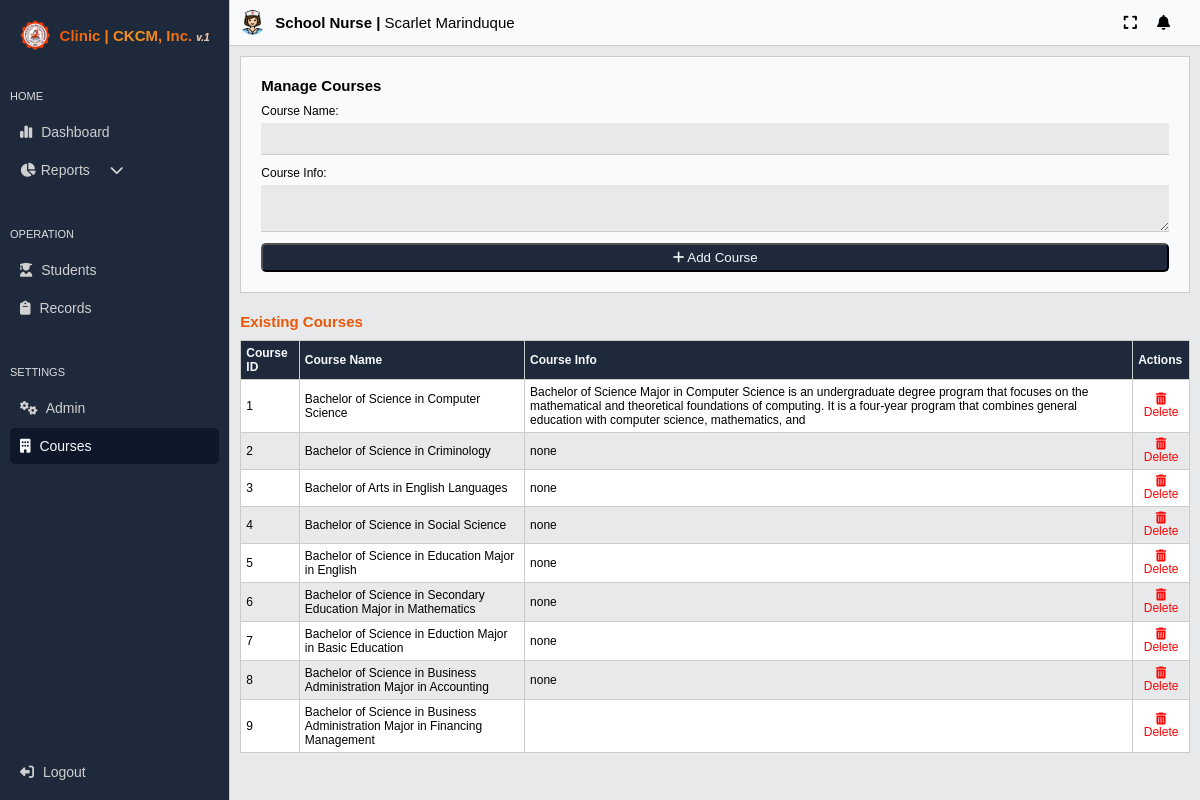
Screenshot of /admin/course_settings.php (signed in) with the database file from the repository.
### tables this page shows
CREATE TABLE `course_tbl` (
  `course_id` int(11) NOT NULL,
  `course_name` varchar(255) NOT NULL,
  `course_info` varchar(255) NOT NULL
);

### admin/course_settings.php (the view, shortened to what this page needs)
<?php
require '../config/db_connect.php';
?>
<!DOCTYPE html>
<html lang="en">
<head>
    <link rel="stylesheet" href="../css/main.css?v=<?php echo time(); ?>">
</head>
<body>
    <?php include 'side_nav.php'; ?>
    <div class="main-content">
        <?php include 'header.php'; ?>
        <div class="content">
            <form method="POST" action="">
                <h2 style="margin-bottom: 10px;">Manage Courses</h2>
                <label for="course_name">Course Name:</label>
                <input type="text" id="course_name" name="course_name" required>
                <br>
                <label for="course_info">Course Info:</label>
                <textarea id="course_info" name="course_info" required></textarea>
                <br>
                <button type="submit" name="add_course"><i class="fa-solid fa-plus"></i> Add Course</button>
            </form>
            <h2 style="margin-top:20px;text-align:left; color:var(--color1)">Existing Courses</h2>
            <table >
                <thead>
                    <tr>
                        <th>Course ID</th>
                        <th>Course Name</th>
                        <th>Course Info</th>
                        <th>Actions</th>
                    </tr>
                </thead>
                <tbody>
                    <?php
                    $result = $conn->query("SELECT `course_id`, `course_name`, `course_info` FROM `course_tbl` WHERE 1");
                    while ($row = $result->fetch_assoc()) {
                        echo "<tr>";
                        echo "<td>{$row['course_id']}</td>";
                        echo "<td>{$row['course_name']}</td>";
                        echo "<td>{$row['course_info']}</td>";
                        echo "<td>
                                <button class='delete-btn' data-id='{$row['course_id']}'><i class='fa-solid fa-trash-can'></i> Delete</button>
                              </td>";
                        echo "</tr>";
                    }
                    ?>
                </tbody>
            </table>
        </div>
    </div>
</body>
</html>

### css/main.css (style rules this page uses)
:root { font-size: 62.5%; --text-color: #0F172A; --text-hover: #0f172acb; --text-hover2: #dfdfdf; --text-color2: #606060; --background-color: #E7E9EB; --border-color: #CCCCCC; --color1: #EB5704; --color1b: #b54200; --color2: #EBB009; --color2b: #c18f05; --color3: #0F172A; --color3b: #1E293B; --color4: #F8FAFC; --color5: rgb(0, 0, 170); --color6: red; --color6b: rgba(255, 0, 0, 0.741); }
* { margin: 0; padding: 0; box-sizing: border-box; scroll-behavior: smooth; }
body { font-family: Arial, sans-serif; background-color: #E7E9EB; display: flex; }
button, a { cursor: pointer; }

### admin/side_nav.php (style rules this page uses)
.main-content { display: flex; flex-direction: column; width: 100%; }

### admin/course_settings.php (style rules this page uses)
.main-content { display: flex; flex-direction: column; width: 100%; }
.content { overflow-y: scroll; width: 100%; height: 100%; padding: 10px; }
form { margin-bottom: 10px; background-color: var(--color4); padding: 20px; display: flex; flex-direction: column; border: 1px solid var(--border-color); }
form label { font-size: 1.2rem; margin-bottom: 5px; }
form input, form textarea { width: 100%; padding: 8px; color: var(--text-color); background-color: var(--background-color); border: 0; border-bottom: 1px solid var(--border-color) }
form button { padding: 5px; background-color: var(--color3b); color: var(--color4); border-radius: 5px; }
table { width: 100%; border-collapse: collapse; margin-top: 10px; }
table, th, td { border: 1px solid var(--border-color); }
th, td { padding: 5px; text-align: left; font-size: 1.2rem; }
th { background-color: var(--color3b); color: var(--color4); }
tbody tr:nth-child(even) { background-color: var(--background-color); }
tbody tr:nth-child(odd) { background-color: #fff; }
.delete-btn { color: red; border: none; background: none; cursor: pointer; font-size: 1.2rem; }

### rows the page displays
course_tbl: course_id "1", course_name "Bachelor of Science in Computer Science", course_info "Bachelor of Science Major in Computer Science is an undergraduate degree program that focuses on the mathematical and theoretical foundations of computing. It is a four-year program that combines general education with computer science, mathematics, and"
course_tbl: course_id "2", course_name "Bachelor of Science in Criminology", course_info "none"
course_tbl: course_id "3", course_name "Bachelor of Arts in English Languages", course_info "none"
course_tbl: course_id "4", course_name "Bachelor of Science in Social Science", course_info "none"
course_tbl: course_id "5", course_name "Bachelor of Science in Education Major in English", course_info "none"
course_tbl: course_id "6", course_name "Bachelor of Science in Secondary Education Major in Mathematics", course_info "none"
course_tbl: course_id "7", course_name "Bachelor of Science in Eduction Major in Basic Education", course_info "none"
course_tbl: course_id "8", course_name "Bachelor of Science in Business Administration Major in Accounting", course_info "none"
course_tbl: course_id "9", course_name "Bachelor of Science in Business Administration Major in Financing Management"

### other values shown
$_SESSION['admin_position'] "School Nurse"
$_SESSION['admin_name'] "Scarlet Marinduque"
